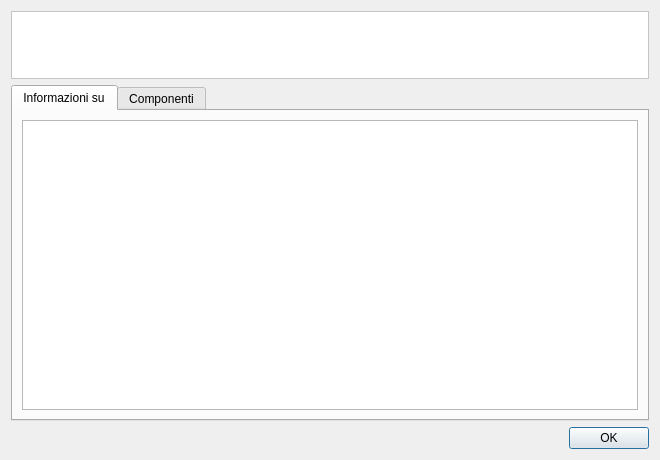
<ui version="4.0">
 <class>AboutDialog</class>
 <widget class="QDialog" name="AboutDialog">
  <property name="geometry">
   <rect>
    <x>0</x>
    <y>0</y>
    <width>660</width>
    <height>460</height>
   </rect>
  </property>
  <property name="minimumSize">
   <size>
    <width>660</width>
    <height>460</height>
   </size>
  </property>
  <property name="windowTitle">
   <string>Dialog</string>
  </property>
  <property name="windowIcon">
   <iconset resource="../../Resources/ResManager.qrc">
    <normaloff>:/main/resources/monosim_128.png</normaloff>:/main/resources/monosim_128.png</iconset>
  </property>
  <property name="modal">
   <bool>true</bool>
  </property>
  <layout class="QGridLayout" name="gridLayout">
   <item row="0" column="0">
    <layout class="QVBoxLayout" name="verticalLayout">
     <item>
      <widget class="QFrame" name="FrameTop">
       <property name="minimumSize">
        <size>
         <width>0</width>
         <height>64</height>
        </size>
       </property>
       <property name="autoFillBackground">
        <bool>false</bool>
       </property>
       <property name="styleSheet">
        <string>background-color: rgb(255, 255, 255);</string>
       </property>
       <property name="frameShape">
        <enum>QFrame::StyledPanel</enum>
       </property>
       <property name="frameShadow">
        <enum>QFrame::Raised</enum>
       </property>
       <layout class="QGridLayout" name="gridLayout_2">
        <item row="0" column="0">
         <widget class="QWidget" name="Logo" native="true">
          <property name="minimumSize">
           <size>
            <width>48</width>
            <height>48</height>
           </size>
          </property>
          <property name="maximumSize">
           <size>
            <width>48</width>
            <height>48</height>
           </size>
          </property>
          <property name="styleSheet">
           <string notr="true">background-image: url(:/main/resources/monosim_48.png);</string>
          </property>
         </widget>
        </item>
        <item row="0" column="1">
         <layout class="QVBoxLayout" name="verticalLayout_2">
          <item>
           <widget class="QLabel" name="LblName">
            <property name="font">
             <font>
              <weight>75</weight>
              <bold>true</bold>
             </font>
            </property>
            <property name="text">
             <string/>
            </property>
            <property name="margin">
             <number>1</number>
            </property>
           </widget>
          </item>
          <item>
           <widget class="QLabel" name="LblDesc">
            <property name="text">
             <string/>
            </property>
            <property name="margin">
             <number>1</number>
            </property>
           </widget>
          </item>
         </layout>
        </item>
       </layout>
      </widget>
     </item>
     <item>
      <widget class="QTabWidget" name="tabInfo">
       <property name="autoFillBackground">
        <bool>false</bool>
       </property>
       <property name="styleSheet">
        <string/>
       </property>
       <property name="currentIndex">
        <number>0</number>
       </property>
       <widget class="QWidget" name="Informations">
        <attribute name="title">
         <string>Informazioni su</string>
        </attribute>
        <layout class="QGridLayout" name="gridLayout_4">
         <item row="0" column="0">
          <widget class="QTextEdit" name="TxtInfo">
           <property name="lineWrapMode">
            <enum>QTextEdit::NoWrap</enum>
           </property>
           <property name="readOnly">
            <bool>true</bool>
           </property>
          </widget>
         </item>
        </layout>
       </widget>
       <widget class="QWidget" name="Components">
        <attribute name="title">
         <string>Componenti</string>
        </attribute>
        <layout class="QGridLayout" name="gridLayout_3">
         <item row="0" column="0">
          <widget class="QTextEdit" name="TxtThanks">
           <property name="readOnly">
            <bool>true</bool>
           </property>
          </widget>
         </item>
        </layout>
       </widget>
      </widget>
     </item>
     <item>
      <widget class="QDialogButtonBox" name="buttonBox">
       <property name="standardButtons">
        <set>QDialogButtonBox::Ok</set>
       </property>
      </widget>
     </item>
    </layout>
   </item>
  </layout>
 </widget>
 <resources>
  <include location="../../Resources/ResManager.qrc"/>
 </resources>
 <connections/>
</ui>
